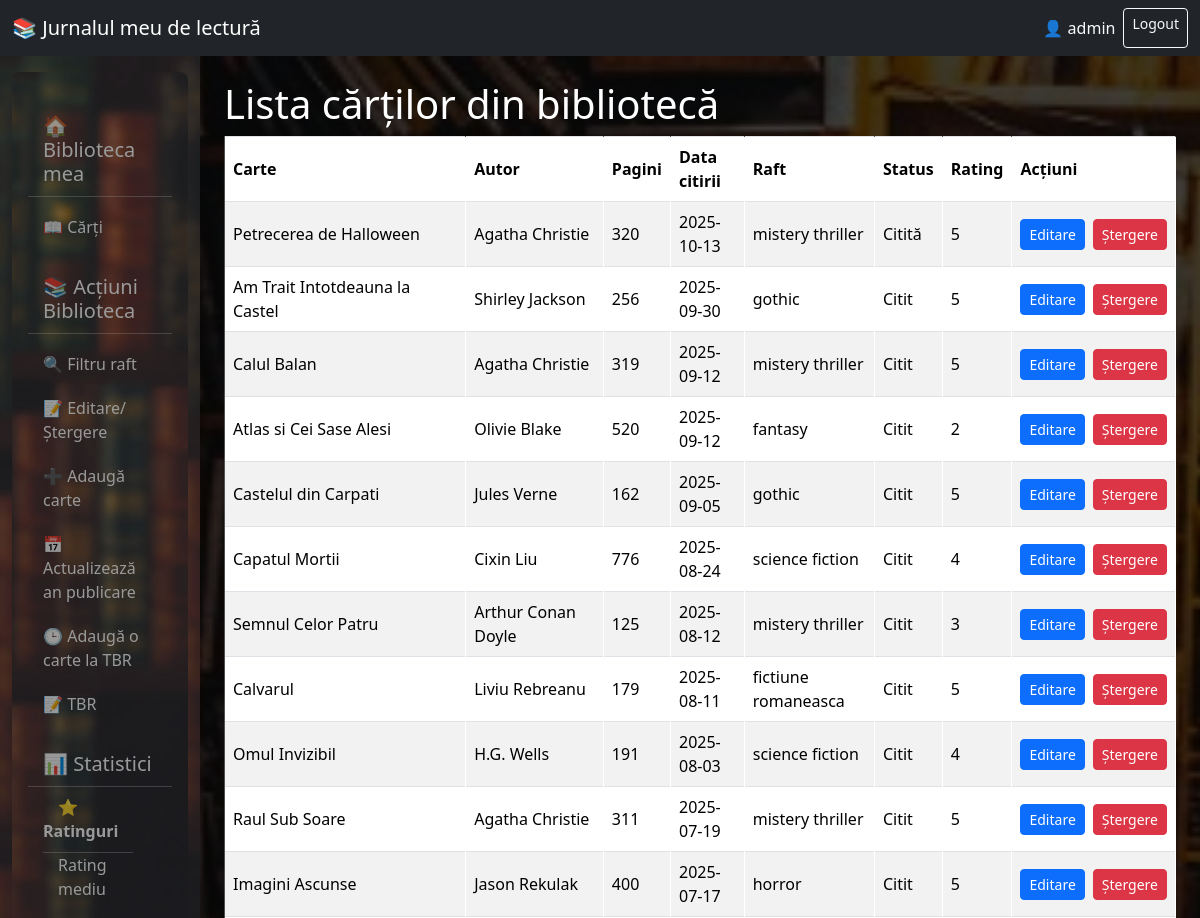
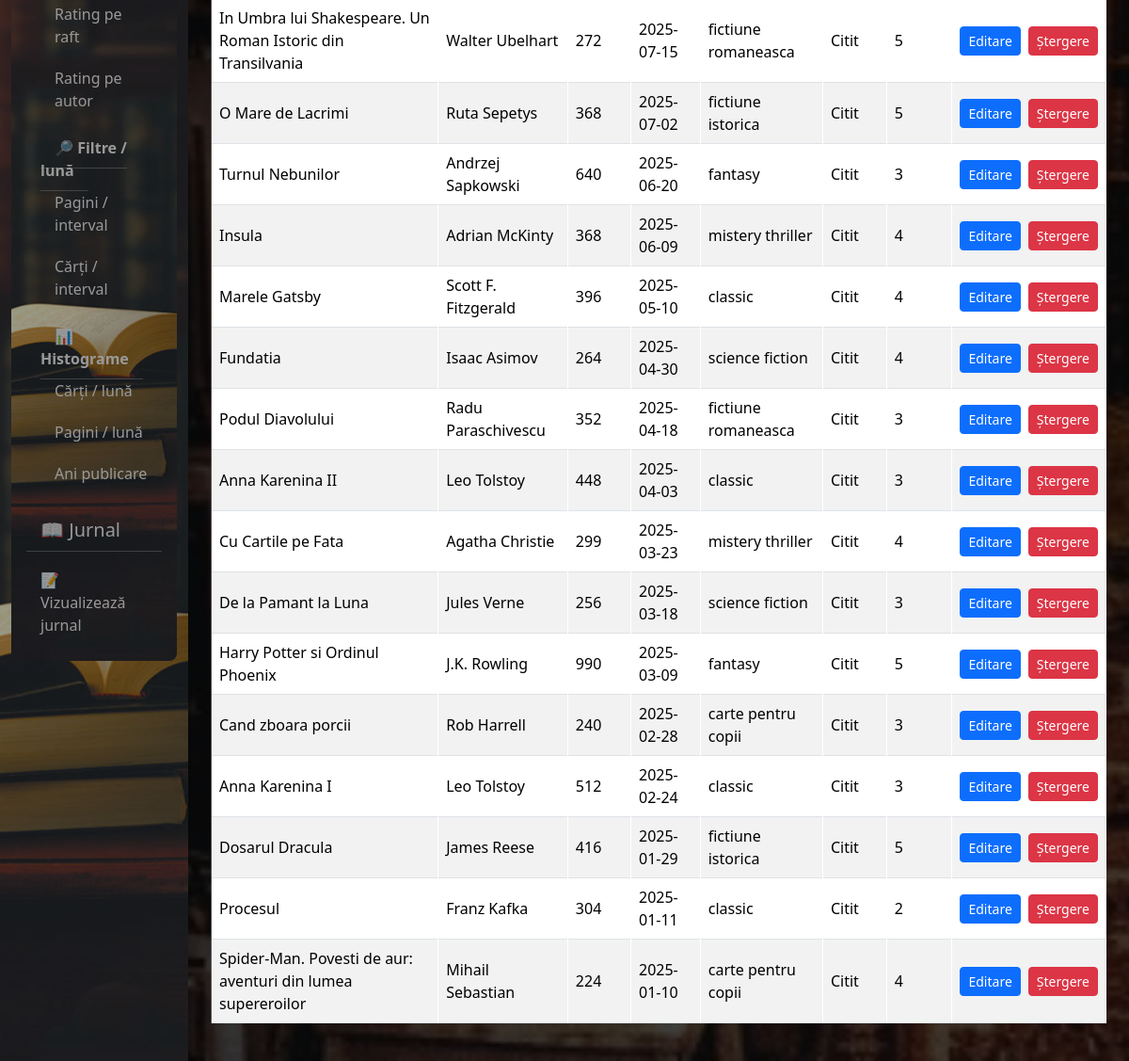
The page /listare_carti (signed in) on the database its author committed (2 pictures, top to bottom).
### tables this page shows
CREATE TABLE biblioteca(
            id INTEGER PRIMARY KEY AUTOINCREMENT,
            carte TEXT,
            autor TEXT,
            pagini INTEGER,
            data_citirii DATE,
            raft TEXT,
            status TEXT,
            rating INTEGER            
        , anul_publicarii INTEGER);

### proiectfinal.py (the view)
@app.route('/listare_carti', methods=['GET'])
def listare_carti():
    conn = sqlite3.connect("biblioteca.db")
    c = conn.cursor()
    c.execute('SELECT id, carte, autor, pagini, data_citirii, raft, status, rating, anul_publicarii FROM biblioteca '
              'ORDER BY data_citirii DESC') # se extrag cartile din tabel, sortate dupa data citirii
    carti_raw = c.fetchall()
    conn.close()
    carti = []
    for carte in carti_raw:
        carti.append({
            'id': carte[0],
            'carte': carte[1],
            'autor': carte[2],
            'pagini': carte[3],
            'data_citirii': carte[4],
            'raft': carte[5],
            'status': carte[6],
            'rating': carte[7],
            'anul_publicarii': carte[8]
        })
    return render_template('listare_carti.html', carti=carti)

### proiectfinal.py (called while the page is built)
@app.before_request # functia se executa inainte de fiecare request
def verificare_autentificare():
    exceptii = ['login', 'static'] # lista cu numele endpointurilor care nu necesita autentificare
    if request.endpoint in exceptii:
        return
    if 'utilizator' not in session: # redirectioneaza catre pagina de login daca utilizatorul nu este autentificat
        return redirect(url_for('login'))

### templates/listare_carti.html (shortened to what this page needs)
{% extends 'base.html' %}
{% block content %}
<h1>Lista cărților din bibliotecă</h1>
<table class="table table-striped table-bordered align-middle">
    <thead>
        <tr>
            <th>Carte</th>
            <th>Autor</th>
            <th>Pagini</th>
            <th>Data citirii</th>
            <th>Raft</th>
            <th>Status</th>
            <th>Rating</th>
            <th>Acțiuni</th>
        </tr>
    </thead>
    <tbody>
        {% for carte in carti %}
<tr>
    <td>{{ carte['carte'] }}</td>
    <td>{{ carte['autor'] }}</td>
    <td>{{ carte['pagini'] }}</td>
    <td>{{ carte['data_citirii'] }}</td>
    <td>{{ carte['raft'] }}</td>
    <td>{{ carte['status'] }}</td>
    <td>{{ carte['rating'] }}</td>
    <td>
        <div class="d-flex gap-2">
            <a href="{{ url_for('editare_carte', id_carte=carte['id']) }}" class="btn btn-sm btn-primary">Editare</a>
            <form method="POST" action="{{ url_for('stergere_carte') }}" onsubmit="return confirm('Sigur dorești să ștergi cartea?');" style="display:inline;">
                <button type="submit" class="btn btn-sm btn-danger">Ștergere</button>
            </form>
        </div>
    </td>
</tr>
{% endfor %}
    </tbody>
</table>
{% endblock %}

### templates/base.html (style rules this page uses)
body { background-color: #f8f9fa; }
table { width: 100%; border-collapse: collapse; background-color: rgba(0, 0, 0, 0.5); color: white; }
th, td { padding: 0.75rem; border: 1px solid rgba(255, 255, 255, 0.3); vertical-align: middle; text-align: left; }
table .btn { color: white; }

### rows shown on the page
biblioteca: carte "Petrecerea de Halloween", autor "Agatha Christie", pagini "320", data_citirii "2025-10-13", raft "mistery thriller", status "Citită", rating "5"
biblioteca: carte "Am Trait Intotdeauna la Castel", autor "Shirley Jackson", pagini "256", data_citirii "2025-09-30", raft "gothic", status "Citit", rating "5"
biblioteca: carte "Calul Balan", autor "Agatha Christie", pagini "319", data_citirii "2025-09-12", raft "mistery thriller", status "Citit", rating "5"
biblioteca: carte "Atlas si Cei Sase Alesi", autor "Olivie Blake", pagini "520", data_citirii "2025-09-12", raft "fantasy", status "Citit", rating "2"
biblioteca: carte "Castelul din Carpati", autor "Jules Verne", pagini "162", data_citirii "2025-09-05", raft "gothic", status "Citit", rating "5"
biblioteca: carte "Capatul Mortii", autor "Cixin Liu", pagini "776", data_citirii "2025-08-24", raft "science fiction", status "Citit", rating "4"
biblioteca: carte "Semnul Celor Patru", autor "Arthur Conan Doyle", pagini "125", data_citirii "2025-08-12", raft "mistery thriller", status "Citit", rating "3"
biblioteca: carte "Calvarul", autor "Liviu Rebreanu", pagini "179", data_citirii "2025-08-11", raft "fictiune romaneasca", status "Citit", rating "5"
biblioteca: carte "Omul Invizibil", autor "H.G. Wells", pagini "191", data_citirii "2025-08-03", raft "science fiction", status "Citit", rating "4"
biblioteca: carte "Raul Sub Soare", autor "Agatha Christie", pagini "311", data_citirii "2025-07-19", raft "mistery thriller", status "Citit", rating "5"
biblioteca: carte "Imagini Ascunse", autor "Jason Rekulak", pagini "400", data_citirii "2025-07-17", raft "horror", status "Citit", rating "5"
biblioteca: carte "In Umbra lui Shakespeare. Un Roman Istoric din Transilvania", autor "Walter Ubelhart", pagini "272", data_citirii "2025-07-15", raft "fictiune romaneasca", status "Citit", rating "5"
biblioteca: carte "O Mare de Lacrimi", autor "Ruta Sepetys", pagini "368", data_citirii "2025-07-02", raft "fictiune istorica", status "Citit", rating "5"
biblioteca: carte "Turnul Nebunilor", autor "Andrzej Sapkowski", pagini "640", data_citirii "2025-06-20", raft "fantasy", status "Citit", rating "3"
biblioteca: carte "Insula", autor "Adrian McKinty", pagini "368", data_citirii "2025-06-09", raft "mistery thriller", status "Citit", rating "4"
biblioteca: carte "Marele Gatsby", autor "Scott F. Fitzgerald", pagini "396", data_citirii "2025-05-10", raft "classic", status "Citit", rating "4"
biblioteca: carte "Fundatia", autor "Isaac Asimov", pagini "264", data_citirii "2025-04-30", raft "science fiction", status "Citit", rating "4"
biblioteca: carte "Podul Diavolului", autor "Radu Paraschivescu", pagini "352", data_citirii "2025-04-18", raft "fictiune romaneasca", status "Citit", rating "3"
biblioteca: carte "Anna Karenina II", autor "Leo Tolstoy", pagini "448", data_citirii "2025-04-03", raft "classic", status "Citit", rating "3"
biblioteca: carte "Cu Cartile pe Fata", autor "Agatha Christie", pagini "299", data_citirii "2025-03-23", raft "mistery thriller", status "Citit", rating "4"
biblioteca: carte "De la Pamant la Luna", autor "Jules Verne", pagini "256", data_citirii "2025-03-18", raft "science fiction", status "Citit", rating "3"
biblioteca: carte "Harry Potter si Ordinul Phoenix", autor "J.K. Rowling", pagini "990", data_citirii "2025-03-09", raft "fantasy", status "Citit", rating "5"
biblioteca: carte "Cand zboara porcii", autor "Rob Harrell", pagini "240", data_citirii "2025-02-28", raft "carte pentru copii", status "Citit", rating "3"
biblioteca: carte "Anna Karenina I", autor "Leo Tolstoy", pagini "512", data_citirii "2025-02-24", raft "classic", status "Citit", rating "3"
biblioteca: carte "Dosarul Dracula", autor "James Reese", pagini "416", data_citirii "2025-01-29", raft "fictiune istorica", status "Citit", rating "5"
biblioteca: carte "Procesul", autor "Franz Kafka", pagini "304", data_citirii "2025-01-11", raft "classic", status "Citit", rating "2"
biblioteca: carte "Spider-Man. Povesti de aur: aventuri din lumea supereroilor", autor "Mihail Sebastian", pagini "224", data_citirii "2025-01-10", raft "carte pentru copii", status "Citit", rating "4"

### other values the page prints
{{ session.utilizator }} "admin"
